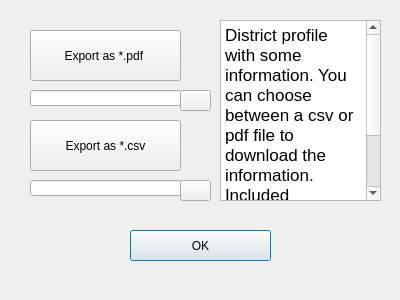
<?xml version="1.0" encoding="UTF-8"?>
<ui version="4.0">
 <class>Export</class>
 <widget class="QDialog" name="Export">
  <property name="geometry">
   <rect>
    <x>0</x>
    <y>0</y>
    <width>400</width>
    <height>300</height>
   </rect>
  </property>
  <property name="windowTitle">
   <string>Dialog</string>
  </property>
  <widget class="QPushButton" name="pushButton">
   <property name="geometry">
    <rect>
     <x>130</x>
     <y>230</y>
     <width>141</width>
     <height>31</height>
    </rect>
   </property>
   <property name="text">
    <string>OK</string>
   </property>
  </widget>
  <widget class="QToolButton" name="toolButton">
   <property name="geometry">
    <rect>
     <x>30</x>
     <y>30</y>
     <width>151</width>
     <height>51</height>
    </rect>
   </property>
   <property name="text">
    <string>Export as *.pdf </string>
   </property>
  </widget>
  <widget class="QToolButton" name="toolButton_2">
   <property name="geometry">
    <rect>
     <x>30</x>
     <y>120</y>
     <width>151</width>
     <height>51</height>
    </rect>
   </property>
   <property name="text">
    <string>Export as *.csv</string>
   </property>
  </widget>
  <widget class="QLineEdit" name="lineEdit_pdf_outputpath">
   <property name="geometry">
    <rect>
     <x>30</x>
     <y>90</y>
     <width>151</width>
     <height>16</height>
    </rect>
   </property>
  </widget>
  <widget class="QLineEdit" name="lineEdit_csv_outputpath">
   <property name="geometry">
    <rect>
     <x>30</x>
     <y>180</y>
     <width>151</width>
     <height>16</height>
    </rect>
   </property>
  </widget>
  <widget class="QPushButton" name="pushButton_pfd">
   <property name="geometry">
    <rect>
     <x>180</x>
     <y>90</y>
     <width>31</width>
     <height>21</height>
    </rect>
   </property>
   <property name="text">
    <string/>
   </property>
  </widget>
  <widget class="QPushButton" name="pushButton_csv">
   <property name="geometry">
    <rect>
     <x>180</x>
     <y>180</y>
     <width>31</width>
     <height>21</height>
    </rect>
   </property>
   <property name="text">
    <string/>
   </property>
  </widget>
  <widget class="QTextBrowser" name="textBrowser_export">
   <property name="geometry">
    <rect>
     <x>220</x>
     <y>20</y>
     <width>161</width>
     <height>181</height>
    </rect>
   </property>
   <property name="html">
    <string>&lt;!DOCTYPE HTML PUBLIC &quot;-//W3C//DTD HTML 4.0//EN&quot; &quot;http://www.w3.org/TR/REC-html40/strict.dtd&quot;&gt;
&lt;html&gt;&lt;head&gt;&lt;meta name=&quot;qrichtext&quot; content=&quot;1&quot; /&gt;&lt;meta charset=&quot;utf-8&quot; /&gt;&lt;style type=&quot;text/css&quot;&gt;
p, li { white-space: pre-wrap; }
hr { height: 1px; border-width: 0; }
li.unchecked::marker { content: &quot;\2610&quot;; }
li.checked::marker { content: &quot;\2612&quot;; }
&lt;/style&gt;&lt;/head&gt;&lt;body style=&quot; font-family:'.AppleSystemUIFont'; font-size:13pt; font-weight:400; font-style:normal;&quot;&gt;
&lt;p style=&quot; margin-top:0px; margin-bottom:0px; margin-left:0px; margin-right:0px; -qt-block-indent:0; text-indent:0px;&quot;&gt;District profile with some information. You can choose between a csv or pdf file to download the information. Included information on the topics schools, public swimming pools etc. &lt;/p&gt;&lt;/body&gt;&lt;/html&gt;</string>
   </property>
  </widget>
 </widget>
 <resources/>
 <connections/>
</ui>
